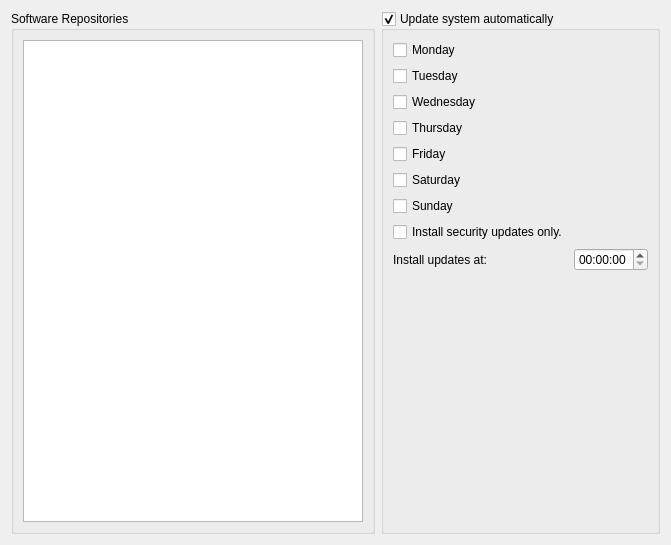
<?xml version="1.0" encoding="UTF-8"?>
<ui version="4.0">
 <class>widgetSoftware</class>
 <widget class="QWidget" name="widgetSoftware">
  <property name="geometry">
   <rect>
    <x>0</x>
    <y>0</y>
    <width>671</width>
    <height>545</height>
   </rect>
  </property>
  <property name="windowTitle">
   <string>Software Update</string>
  </property>
  <property name="windowIcon">
   <iconset resource="software.qrc">
    <normaloff>:/icons/software48.png</normaloff>:/icons/software48.png</iconset>
  </property>
  <layout class="QGridLayout" name="gridLayout_3">
   <item row="0" column="0">
    <widget class="QGroupBox" name="groupBox">
     <property name="sizePolicy">
      <sizepolicy hsizetype="Preferred" vsizetype="Preferred">
       <horstretch>3</horstretch>
       <verstretch>0</verstretch>
      </sizepolicy>
     </property>
     <property name="title">
      <string>Software Repositories</string>
     </property>
     <layout class="QGridLayout" name="gridLayout_2">
      <item row="0" column="0">
       <widget class="QListWidget" name="listRepositories">
        <property name="iconSize">
         <size>
          <width>32</width>
          <height>32</height>
         </size>
        </property>
       </widget>
      </item>
     </layout>
    </widget>
   </item>
   <item row="0" column="1">
    <widget class="QGroupBox" name="groupUpdate">
     <property name="sizePolicy">
      <sizepolicy hsizetype="Preferred" vsizetype="Preferred">
       <horstretch>1</horstretch>
       <verstretch>0</verstretch>
      </sizepolicy>
     </property>
     <property name="title">
      <string>Update system automatically</string>
     </property>
     <property name="checkable">
      <bool>true</bool>
     </property>
     <layout class="QGridLayout" name="gridLayout">
      <item row="0" column="0">
       <widget class="QCheckBox" name="checkMonday">
        <property name="text">
         <string>Monday</string>
        </property>
       </widget>
      </item>
      <item row="1" column="0">
       <widget class="QCheckBox" name="checkTuesday">
        <property name="text">
         <string>Tuesday</string>
        </property>
       </widget>
      </item>
      <item row="2" column="0">
       <widget class="QCheckBox" name="checkWednesday">
        <property name="text">
         <string>Wednesday</string>
        </property>
       </widget>
      </item>
      <item row="3" column="0">
       <widget class="QCheckBox" name="checkThursday">
        <property name="text">
         <string>Thursday</string>
        </property>
       </widget>
      </item>
      <item row="4" column="0">
       <widget class="QCheckBox" name="checkFriday">
        <property name="text">
         <string>Friday</string>
        </property>
       </widget>
      </item>
      <item row="5" column="0">
       <widget class="QCheckBox" name="checkSaturday">
        <property name="text">
         <string>Saturday</string>
        </property>
       </widget>
      </item>
      <item row="6" column="0">
       <widget class="QCheckBox" name="checkSunday">
        <property name="text">
         <string>Sunday</string>
        </property>
       </widget>
      </item>
      <item row="8" column="0">
       <widget class="QLabel" name="label">
        <property name="text">
         <string>Install updates at:</string>
        </property>
       </widget>
      </item>
      <item row="8" column="1">
       <widget class="QTimeEdit" name="timeUpdate"/>
      </item>
      <item row="10" column="0" colspan="2">
       <spacer name="verticalSpacer">
        <property name="orientation">
         <enum>Qt::Vertical</enum>
        </property>
        <property name="sizeHint" stdset="0">
         <size>
          <width>20</width>
          <height>271</height>
         </size>
        </property>
       </spacer>
      </item>
      <item row="7" column="0">
       <widget class="QCheckBox" name="checkSecurity">
        <property name="text">
         <string>Install security updates only.</string>
        </property>
       </widget>
      </item>
     </layout>
    </widget>
   </item>
  </layout>
 </widget>
 <resources>
  <include location="software.qrc"/>
 </resources>
 <connections/>
</ui>
